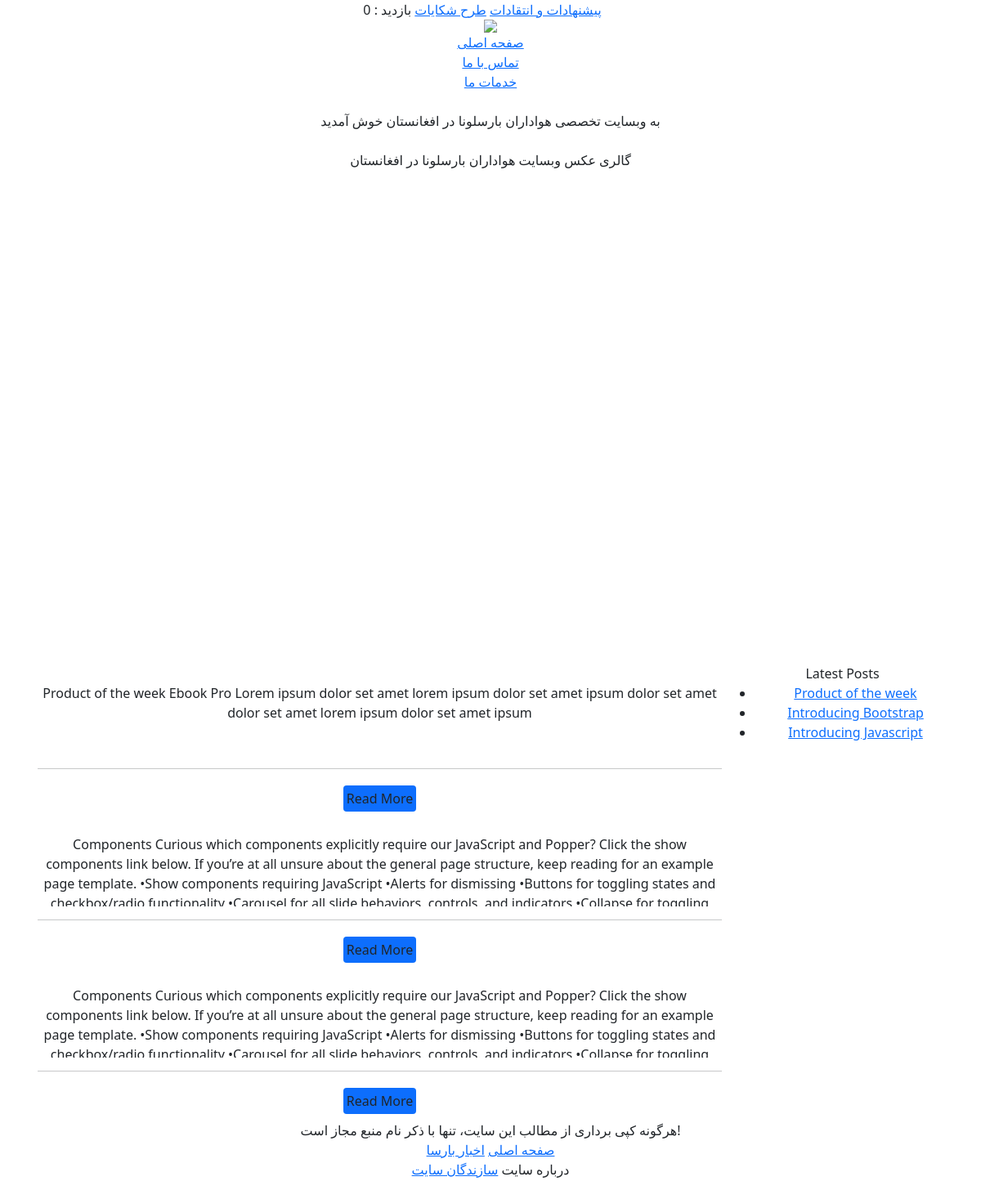
/, run on an earlier commit of the app's database.
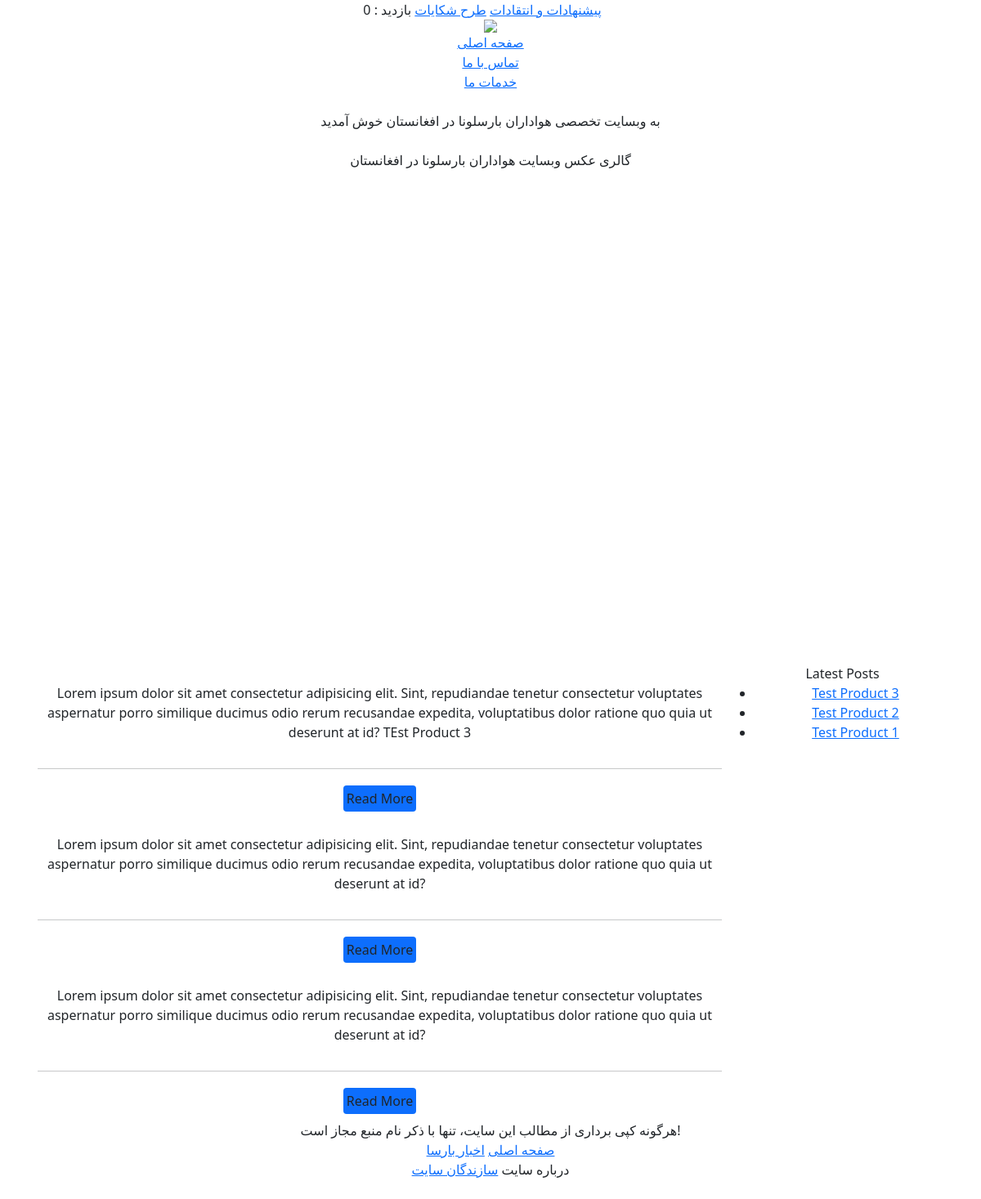
And on a later commit of the database.
### mysite/models.py (models this page shows, shortened)
class posts(models.Model):
    title = models.CharField(max_length=100)
    image = models.ImageField(upload_to='images',null=True,blank=True)
    content = models.TextField(max_length=50000)
    views = models.IntegerField(default=0)
    date = models.DateTimeField(auto_now_add=True)

### mysite/views.py (the view)
# urls.py: path('',index, name='index'),
def index(request):
    slide = slider.objects.all()
    post = posts.objects.all()
    global num_visits
    num_visits = request.session.get('num_visits',0)
    request.session['num_visits'] = num_visits + 1
    global slides
    slides = 0
    for i in slide:
        slides = slides + 1
    context = {
        'slide':slide,
        'post':post,
        'num_visits':num_visits
    }
    return render(request,'mysite/index1.html',context)

### mysite/templates/mysite/index1.html
{% extends 'mysite/base.html' %}
    {% block content %}
        <div id="wide_bar_bg2">
            <div id="wide_bar2">
                <div class="container d-flex">
                    <div class="col-9 m-1">
                        {% for item in post reversed%}
                        <div class="blockTitle"><a style="color: white;" href="{% url 'post_url' item.id %}">
                                {{ item.title }}</a></div>
                        <div class="blockContent">
                            <div class="postContent" style="direction: ltr !important;">
                                <p>{{ item.content }}</p>
                            </div>
                            <hr>
                            <div class="p-1">
                                <a href="{% url 'post_url' item.id%}" class="btn bg-primary white"
                                    style="padding: 3px; "> Read More </a>
                            </div>
                        </div>
                        {% endfor %}
                    </div>
                    <div class="col-3 m-1">
                        <div class="blockTitle">Latest Posts</div>
                        <div class="blockContent" style="direction: ltr;">
                            <ul>
                                {% for item in post reversed %}
                                <li><a href=" {% url 'post_url' item.id %}">{{item.title}}</a></li>
                                {% endfor %}
                            </ul>
                        </div>
                    </div>
                </div>
            </div>
        </div>
    {% endblock content %}

### mysite/templates/mysite/base.html (shortened to what this page needs)
<!DOCTYPE html
    PUBLIC "-//W3C//DTD XHTML 1.0 Transitional//EN" "http://www.w3.org/TR/xhtml1/DTD/xhtml1-transitional.dtd">
<html xmlns="http://www.w3.org/1999/xhtml" xml:lang="fa" lang="fa">
<head>
    <link href="https://cdn.jsdelivr.net/npm/bootstrap@5.1.3/dist/css/bootstrap.min.css" rel="stylesheet"
>
    <link rel="stylesheet" type="text/css" media="all" href="https://www.fcbarcelona.ir/index/xoops.css" />
    <link rel="stylesheet" type="text/css" media="all"
        href="https://www.fcbarcelona.ir/index/themes/Barca 2016/styleNN.css" />
    <link rel="stylesheet" href="https://www.fcbarcelona.ir/index/language/persian/style.css" type="text/css" />
</head>
<body id="top" class="" onclick="">
    <div align="center" id="everything" onClick="">
        <div id="siteheader">
            <div id="sh_content">
                <a href="#">پیشنهادات و
                    انتقادات</a>
                <a href="#">طرح شکایات</a>
                <a>بازدید : {{ num_visits }}</a>
            </div>
        </div>
        <div id="header_bar_bg">
            <div id="bar_container_bg" onClick="">
                <div id="bar_container">
                    <div id="show_hide_bar">
                        <img src="https://www.fcbarcelona.ir/index/themes/Barca 2016/images/up.png" />
                    </div>
                    <div class="main_bar_bg">
                        <div class="main_bar">
                            <div><a href="#">صفحه اصلی</a></div>
                            <div><a href="#" title="">تماس با ما</a>
                            </div>
                            <div><a href="#" title=""> خدمات ما</a>
                            </div>
                            <br style="clear:both;" />
                        </div>
                    </div>
                    <div id="SecBar_bg">
                        <div id="SecBar">
                            <div>
                                <center>
                                    به وبسایت تخصصی هواداران بارسلونا در افغانستان خوش آمدید
                                </center>
                            </div>
                            <br style="clear:both;" />
                        </div>
                    </div>
                </div>
            </div>
            <div id="wide_bar_bg">
                <div id="wide_bar">
                    <div class="wideBlocks">
                        <link rel="stylesheet" type="text/css" media="all"
                            href="https://www.fcbarcelona.ir/index/themes/jssor_slideshow.css" />
                        <center>
                            <div id="jssor_news_header" class="Yekan16">
                                <center> گالری عکس وبسایت هواداران بارسلونا در افغانستان </center>
                            </div>
                        </center>
                    </div>
                </div>
            </div>
            {% block content %}
            {% endblock content %}
            <div id="footbarBG">
                <div class="footBar">
                    <div class="footBegin"> هرگونه کپی برداری از مطالب این سایت، تنها با ذکر نام منبع
                        مجاز است!</div>
                    <div id="footBody">
                        <div class="footRight">
                            <div class="footRightText">
                                <a href="/">صفحه اصلی</a>
                                <a href="/">اخبار بارسا</a>
                            </div>
                        </div>
                        <div class="footCenter">
                            <div class="footCenterText3">
                                درباره سایت
                                <a href="/">سازندگان
                                    سایت</a>
                            </div>
                        </div>
                    </div>
                    <br style="clear:both;">
                </div>
            </div>
        </div>
</body>
</html>

### mysite/templates/mysite/base.html (style rules this page uses)
.postContent { height: 5.5em; white-space: normal; overflow: hidden; text-overflow: ellipsis; }

What changed in the data, as far as the page shows it:
removed posts: content "Product of the week Ebook Pro Lorem ipsum dolor set amet lorem ipsum dolor set amet ipsum dolor set amet dolor set amet lorem ipsum dolor set amet ipsum", title "Product of the week"
removed posts: content "Components Curious which components explicitly require our JavaScript and Popper? Click the show components link below. If you’re at all unsure about the general page structure, keep reading for an example page template. •Show components requiring JavaScript •Alerts for dismissing •Buttons for toggling states and…", title "Introducing Bootstrap"
removed posts: content "Components Curious which components explicitly require our JavaScript and Popper? Click the show components link below. If you’re at all unsure about the general page structure, keep reading for an example page template. •Show components requiring JavaScript •Alerts for dismissing •Buttons for toggling states and…", title "Introducing Javascript"
added posts: content "Lorem ipsum dolor sit amet consectetur adipisicing elit. Sint, repudiandae tenetur consectetur voluptates aspernatur porro similique ducimus odio rerum recusandae expedita, voluptatibus dolor ratione quo quia ut deserunt at id? TEst Product 3", title "Test Product 3"
added posts: content "Lorem ipsum dolor sit amet consectetur adipisicing elit. Sint, repudiandae tenetur consectetur voluptates aspernatur porro similique ducimus odio rerum recusandae expedita, voluptatibus dolor ratione quo quia ut deserunt at id?", title "Test Product 2"
added posts: content "Lorem ipsum dolor sit amet consectetur adipisicing elit. Sint, repudiandae tenetur consectetur voluptates aspernatur porro similique ducimus odio rerum recusandae expedita, voluptatibus dolor ratione quo quia ut deserunt at id?", title "Test Product 1"
